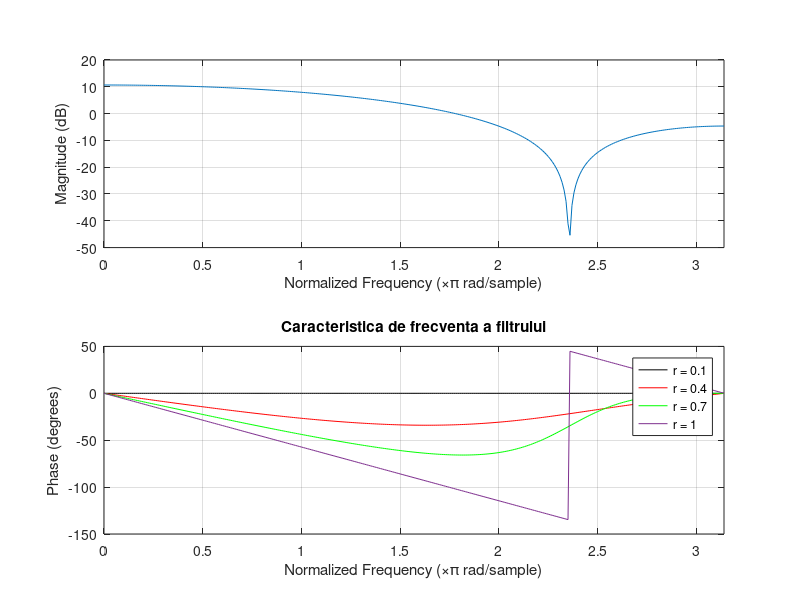
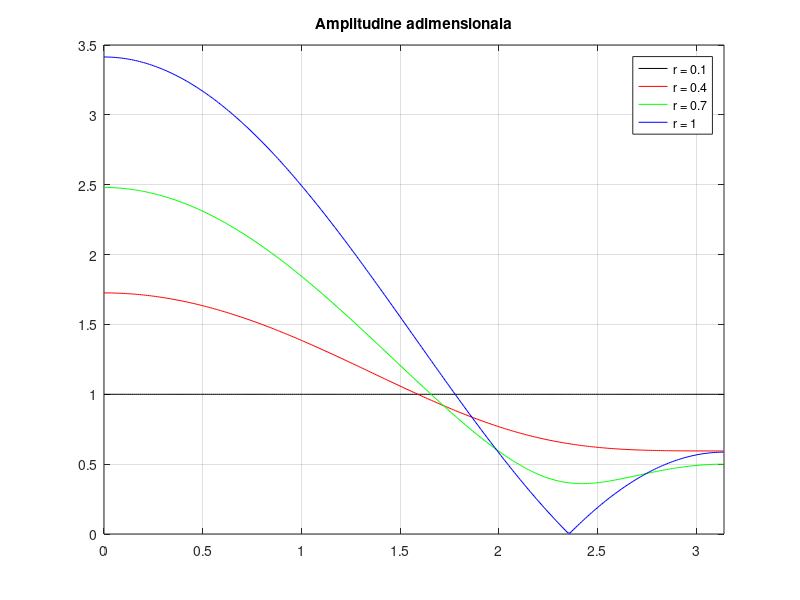
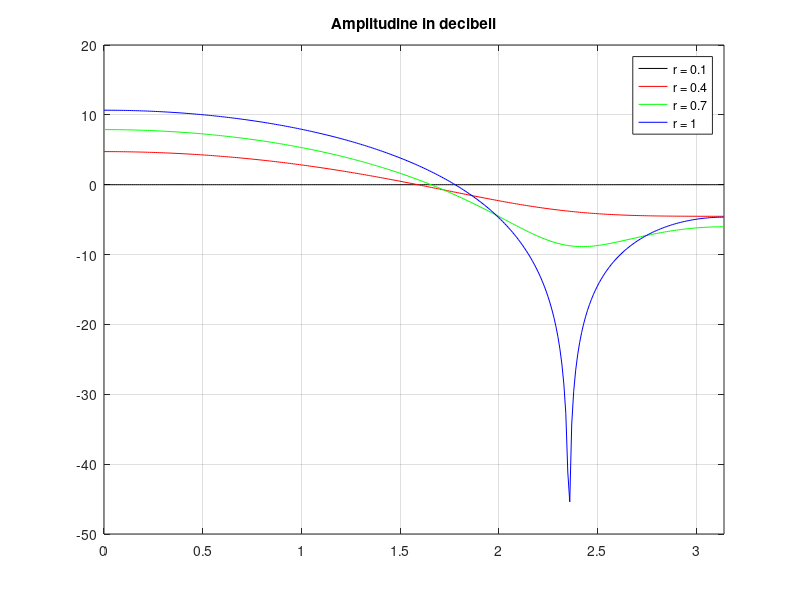
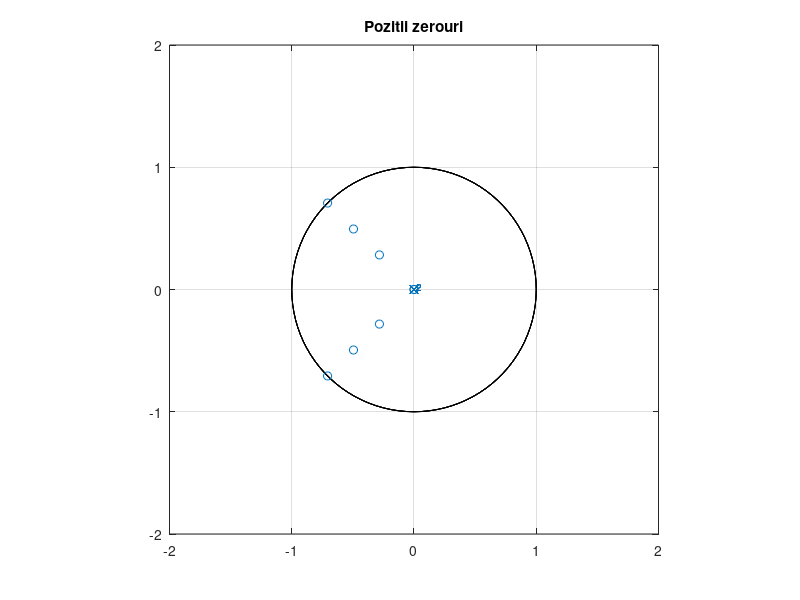

Write MATLAB code to recreate these figures, in order.
%teta = pi/3;
teta = (3*pi)/4;

%Valorile lui r din intervalul [0,1]
r1 = 0;
r2 = 0.4;
r3 = 0.7;
r4 = 1;

w = 0:0.01:pi;

b1 = [1 -2*r1*cos(teta) r1^2];
b2 = [1 -2*r2*cos(teta) r2^2];
b3 = [1 -2*r3*cos(teta) r3^2];
b4 = [1 -2*r4*cos(teta) r4^2];


H1 = freqz(b1, 1, w);
H2 = freqz(b2, 1, w);
H3 = freqz(b3, 1, w);
H4 = freqz(b4, 1, w);

%Caracteristica de frecventa a filtrului 
figure(1);
freqz(b1,1,w);
hold on;
freqz(b2,1,w);
hold on;
freqz(b3,1,w);
hold on;
freqz(b4,1,w);
hold on;
lines = findall(gcf,'type','line');
set(lines(4),'color','black')
set(lines(3),'color','red')
set(lines(2),'color','green')
legend('r = 0.1','r = 0.4','r = 0.7', 'r = 1');
title('Caracteristica de frecventa a filtrului');

%Amplitudine adimensionala
figure(2);
plot(w,abs(H1),'k');
xlim([0 pi]);
hold on;
plot(w,abs(H2),'r');
xlim([0 pi]);
hold on;
plot(w,abs(H3),'g');
xlim([0 pi]);
hold on;
plot(w,abs(H4),'b');
xlim([0 pi]);
hold on;
grid on;
legend('r = 0.1','r = 0.4','r = 0.7', 'r = 1');
title('Amplitudine adimensionala');

%Amplitudine in dB
figure(3);
plot(w,20*log10(abs(H1)),'k');
xlim([0 pi]);
hold on;
plot(w,20*log10(abs(H2)),'r');
xlim([0 pi]);
hold on;
plot(w,20*log10(abs(H3)),'g');
xlim([0 pi]);
hold on;
plot(w,20*log10(abs(H4)),'b');
xlim([0 pi]);
grid on;
legend('r = 0.1','r = 0.4','r = 0.7', 'r = 1');
title('Amplitudine in decibeli');

%Pozitiile zerourilor
figure(4);
zplane(b1, 1);
axis([-2,2,-2,2]);
hold on;
zplane(b2, 1);
axis([-2,2,-2,2]);
hold on;
zplane(b3, 1);
axis([-2,2,-2,2]);
hold on;
zplane(b4, 1);
axis([-2,2,-2,2]);
grid on;
title('Pozitii zerouri');

